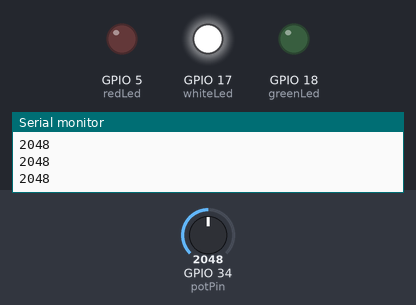
Bench run of a program on a simulated ESP32. On the bench: output pins drawn as LEDs (lit = HIGH), the last lines printed to the serial monitor. Dashed ring = blinking. Inputs (shaded band) come from the test bench; at power-on: GPIO 34 (potPin) = 2048.

Above: at 1.2 s.
1.3 s: GPIO 34 (potPin) set to 1251
2.8 s: GPIO 34 (potPin) set to 1155
At 2.92 s:
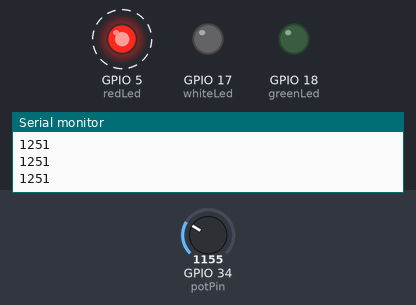
5.8 s: GPIO 34 (potPin) set to 3840
At 6.5 s:
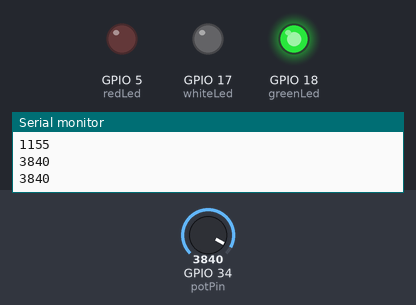
7.3 s: GPIO 34 (potPin) set to 3730
At 7.6 s:
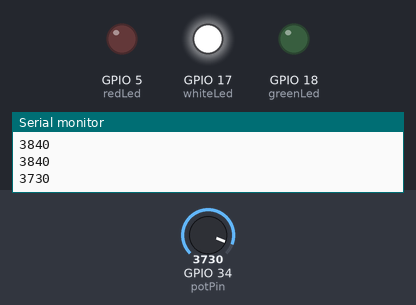
8.8 s: GPIO 34 (potPin) set to 4095
At 10.0 s:
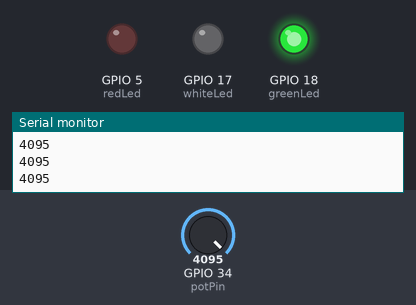
Timing chart, 0 to 11.3 s (numbered marks = the images above; inputs shaded):
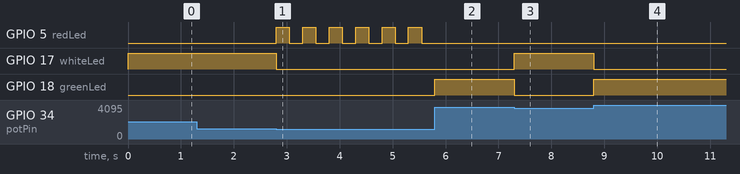

Measured:
- the behaviour switches between 1201 and 1200 on GPIO 34 (potPin) (found by bisection; images 0 and 1)
- the behaviour switches between 3801 and 3800 on GPIO 34 (potPin) (found by bisection; images 2 and 3)
- after the input at 2.8 s, GPIO 5 (redLed): alternates HIGH for 0.25 s and LOW for 0.25 s, starting at once; GPIO 17 (whiteLed): HIGH → LOW at once
- after the input at 5.8 s, GPIO 5 (redLed): stops changing and stays LOW; GPIO 18 (greenLed): LOW → HIGH at once
- after the input at 7.3 s, GPIO 17 (whiteLed): LOW → HIGH at once; GPIO 18 (greenLed): HIGH → LOW at once
- after the input at 8.8 s, GPIO 17 (whiteLed): HIGH → LOW at once; GPIO 18 (greenLed): LOW → HIGH at once

The program:

main.cpp
```cpp
#include <Arduino.h>

int whiteLed = 17;
int redLed = 5;
int greenLed = 18;
int potPin = 34;

unsigned long previousMillis = 0;
unsigned long previousSerial = 0;
unsigned long interval = 250;

bool redLedState = LOW;

/*Declaration Block*/

enum State {
  LOW_VOLTAGE_FAULT,
  BULK_CHARGING,
  FLOAT_CHARGING
};

State currentState = FLOAT_CHARGING;

void setup() {
  Serial.begin(115200);
  pinMode(whiteLed, OUTPUT);
  pinMode(redLed, OUTPUT);
  pinMode(greenLed, OUTPUT);
  pinMode(potPin, INPUT);
}

void loop() {

  unsigned long currentMillis = millis();

  int potValue = analogRead(potPin);

  /*Decision Block*/
  if (potValue <= 1200)
  {
    currentState = LOW_VOLTAGE_FAULT;
  } else if (potValue > 1200 && potValue <= 3800)
  {
    currentState = BULK_CHARGING;
  } else if (potValue > 3800)
  {
    currentState = FLOAT_CHARGING;
  }


  switch (currentState)
  {
  case FLOAT_CHARGING :
    digitalWrite(redLed, LOW);
    digitalWrite(whiteLed, LOW);
    digitalWrite(greenLed, HIGH);
    break;

  case BULK_CHARGING:
    digitalWrite(redLed, LOW);
    digitalWrite(whiteLed, HIGH);
    digitalWrite(greenLed, LOW);
    break;

    case LOW_VOLTAGE_FAULT:
    if (currentMillis - previousMillis >= interval)
    {
      previousMillis = currentMillis;
      redLedState = !redLedState;
      digitalWrite(redLed, redLedState);
    }
    digitalWrite(whiteLed, LOW);
    digitalWrite(greenLed, LOW);
    break;
  }

  if (currentMillis - previousSerial >= interval)
  {
    previousSerial = currentMillis;
    Serial.println(potValue);
  }


}
```
